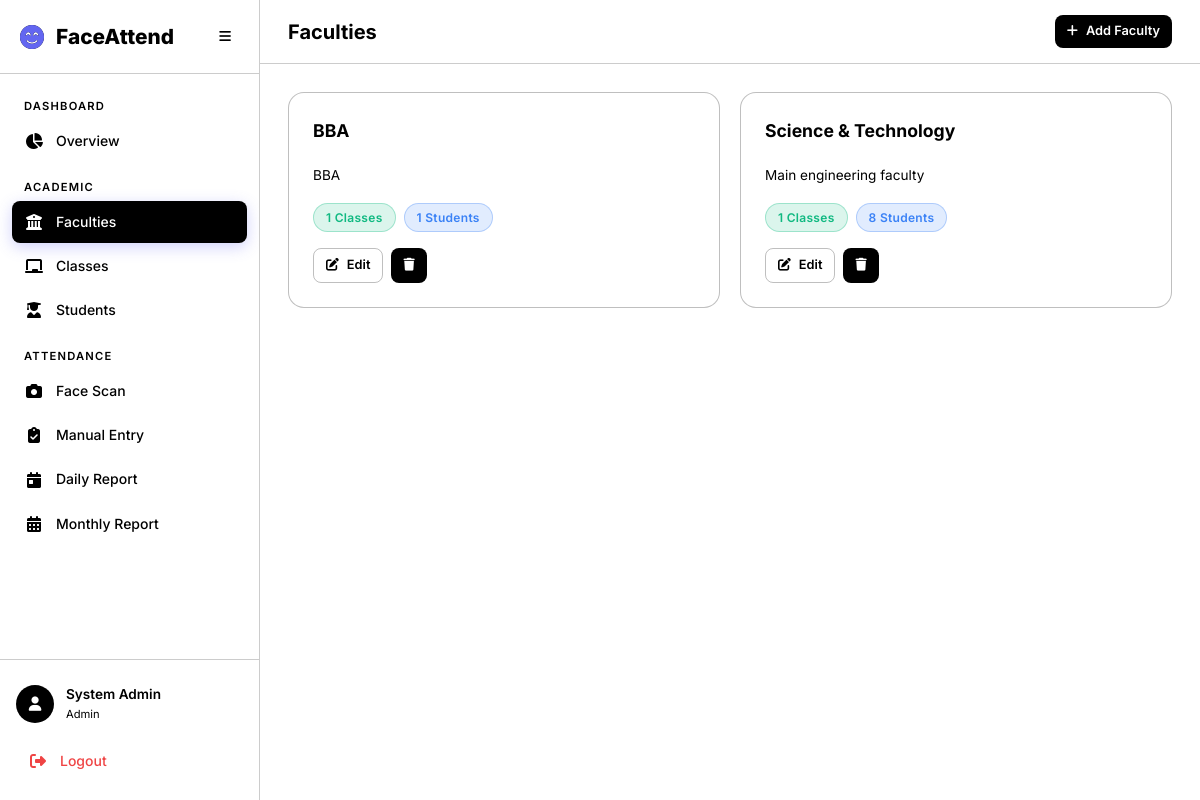
The page /academics/faculties/ on the database as committed earlier.
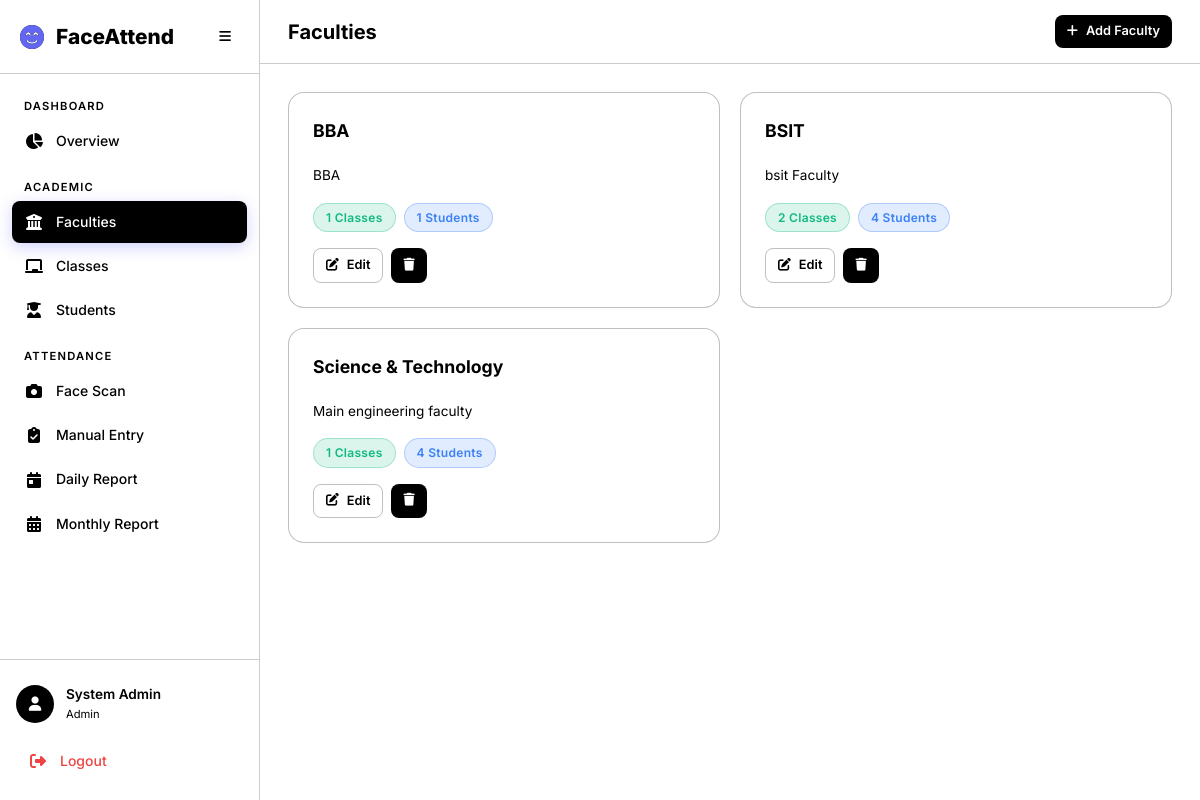
The same page on the database as committed later.
### academics/models.py (models this page shows, shortened)
class Faculty(models.Model):
    name = models.CharField(max_length=200, unique=True)
    description = models.TextField(blank=True)
    created_at = models.DateTimeField(auto_now_add=True)
    updated_at = models.DateTimeField(auto_now=True)
    class Meta:
        verbose_name_plural = 'Faculties'
        ordering = ['name']

### academics/views.py (the view)
# urls.py: path('faculties/', views.faculty_list, name='faculty_list'),
@login_required
@admin_required
def faculty_list(request):
    faculties = Faculty.objects.annotate(
        class_count=Count('classes', distinct=True),
        student_count=Count('students', distinct=True),
    )
    return render(request, 'academics/faculty_list.html', {'faculties': faculties})

### templates/academics/faculty_list.html (shortened to what this page needs)
{% extends 'base.html' %}
{% block page_title %}Faculties{% endblock %}
{% block top_actions %}
<a href="{% url 'academics:faculty_create' %}" class="btn btn-primary btn-sm">
    <i class="fas fa-plus"></i> Add Faculty
</a>
{% endblock %}
{% block content %}
<div class="grid-3 animate-fade-in">
    {% for f in faculties %}
    <div class="card">
        <div class="card-header">
            <h3 class="card-title">{{ f.name }}</h3>
        </div>
        <p class="text-muted mb-2" style="font-size: 0.85rem;">{{ f.description|default:"No description" }}</p>
        <div class="d-flex gap-1 mb-2">
            <span class="badge badge-present">{{ f.class_count }} Classes</span>
            <span class="badge badge-informed">{{ f.student_count }} Students</span>
        </div>
        <div class="d-flex gap-1">
            <a href="{% url 'academics:faculty_edit' f.pk %}" class="btn btn-sm btn-outline"><i class="fas fa-edit"></i>
                Edit</a>
            <a href="{% url 'academics:faculty_delete' f.pk %}" class="btn btn-sm btn-danger"><i
                    class="fas fa-trash"></i></a>
        </div>
    </div>
    {% empty %}
    <div class="empty-state" style="grid-column: 1/-1;">
        <i class="fas fa-building-columns"></i>
        <p>No faculties created yet.</p>
        <a href="{% url 'academics:faculty_create' %}" class="btn btn-primary">Create Faculty</a>
    </div>
    {% endfor %}
</div>
{% endblock %}

Rows that differ between the two databases and show on the page:
added Faculty: name "BSIT", description "bsit Faculty", class_count "2", student_count "4"
computed for Faculty "Science & Technology": student_count "8" → "4"
